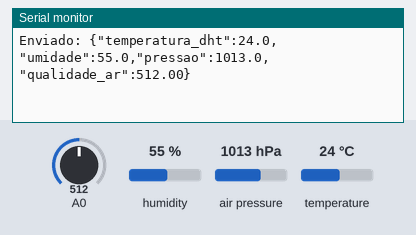
The sketch below on a simulated Arduino Uno, built with avr-gcc and run on an emulated ATmega328P. Parts: the last lines printed to the serial monitor. The inputs (shaded band) are chosen by the test bench; at power-on: humidity 55 %, air pressure 1013 hPa, A0 = 512, temperature 24 °C.

Above: at 5.9 s.
6.0 s: humidity set to 22 %
At 11.7 s:
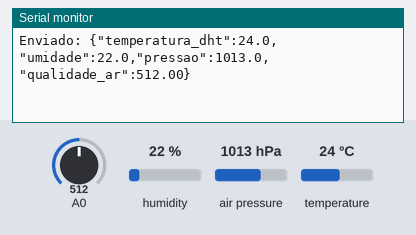
12.1 s: air pressure set to 952 hPa
At 16.9 s:
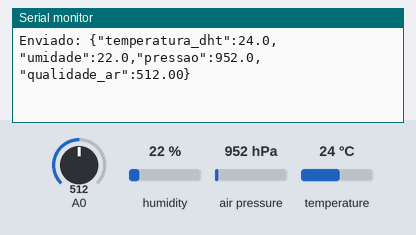
18.2 s: A0 set to 716
At 22.0 s:
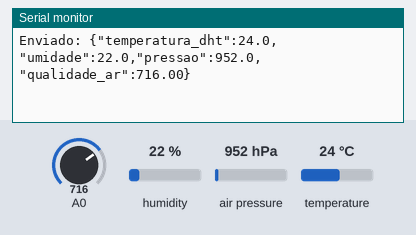
24.3 s: temperature set to 12 °C
At 27.1 s:
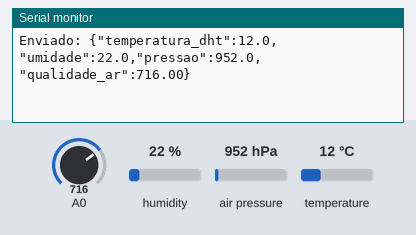
30.4 s: air pressure set to 975 hPa
At 32.1 s:
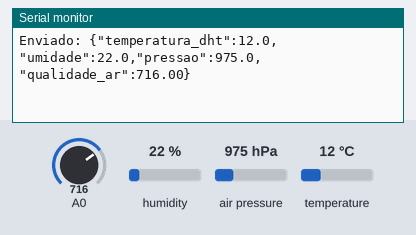
36.5 s: A0 set to 992
At 42.3 s:
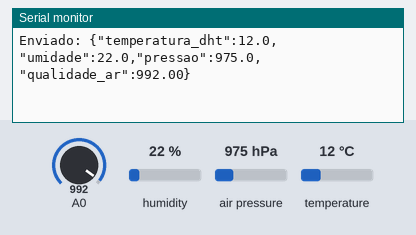
Timing chart, 0 to 43.6 s (numbered marks = the images above; inputs shaded):
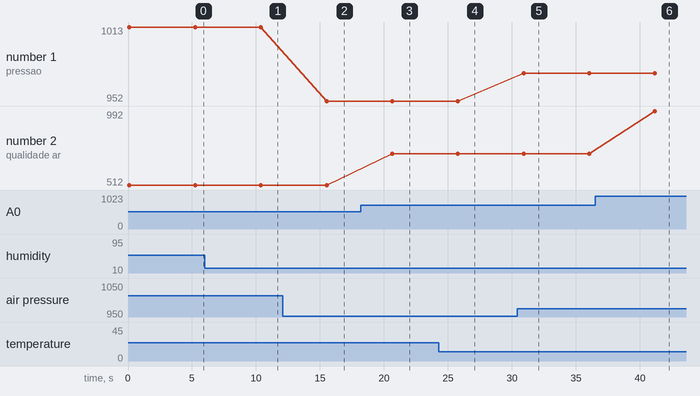

The sketch:

satelite.ino
```cpp
#include <SoftwareSerial.h>
#include <DHT.h>
#include <Wire.h>
#include <Adafruit_BMP280.h>
#define DHTPIN 2
#define DHTTYPE DHT11

DHT dht(DHTPIN, DHTTYPE);
Adafruit_BMP280 bmp;

SoftwareSerial LoRaSerial(10, 11);

void setup() {
  Serial.begin(9600);
  LoRaSerial.begin(9600);

  dht.begin();

  if (!bmp.begin(0x76)) {
    Serial.println("Erro no BMP280");
  }

  Serial.println("Iniciado.");
}

void loop() {
  float temp = dht.readTemperature();
  float hum = dht.readHumidity();

  int mq135_raw = analogRead(A0);
  float qualidade_ar = mq135_raw;

  float pressao = bmp.readPressure() / 100.0F;

  String json = "{";
  json += "\"temperatura_dht\":" + String(temp, 1) + ",";
  json += "\"umidade\":" + String(hum, 1) + ",";
  json += "\"pressao\":" + String(pressao, 1) + ",";
  json += "\"qualidade_ar\":" + String(qualidade_ar);
  json += "}\n";

  LoRaSerial.print(json);
  Serial.print("Enviado: ");
  Serial.println(json);

  delay(5000);
}
```

Measured:
- after the input at 6.0 s, the serial monitor: prints a new line after 4.4 s (image 1)
- after the input at 12.1 s, the serial monitor: prints a new line after 3.4 s (image 2)
- after the input at 18.2 s, the serial monitor: prints a new line after 2.4 s (image 3)
- after the input at 24.3 s, the serial monitor: prints a new line after 1.5 s (image 4)
- after the input at 30.4 s, the serial monitor: prints a new line after 0.51 s (image 5)
- after the input at 36.5 s, the serial monitor: prints a new line after 4.7 s (image 6)
- plotted number 1: 1013 → 952 after the input at 12.1 s, 952 → 975 after the input at 30.4 s
- plotted number 2: 512 → 716 after the input at 18.2 s, 716 → 992 after the input at 36.5 s
